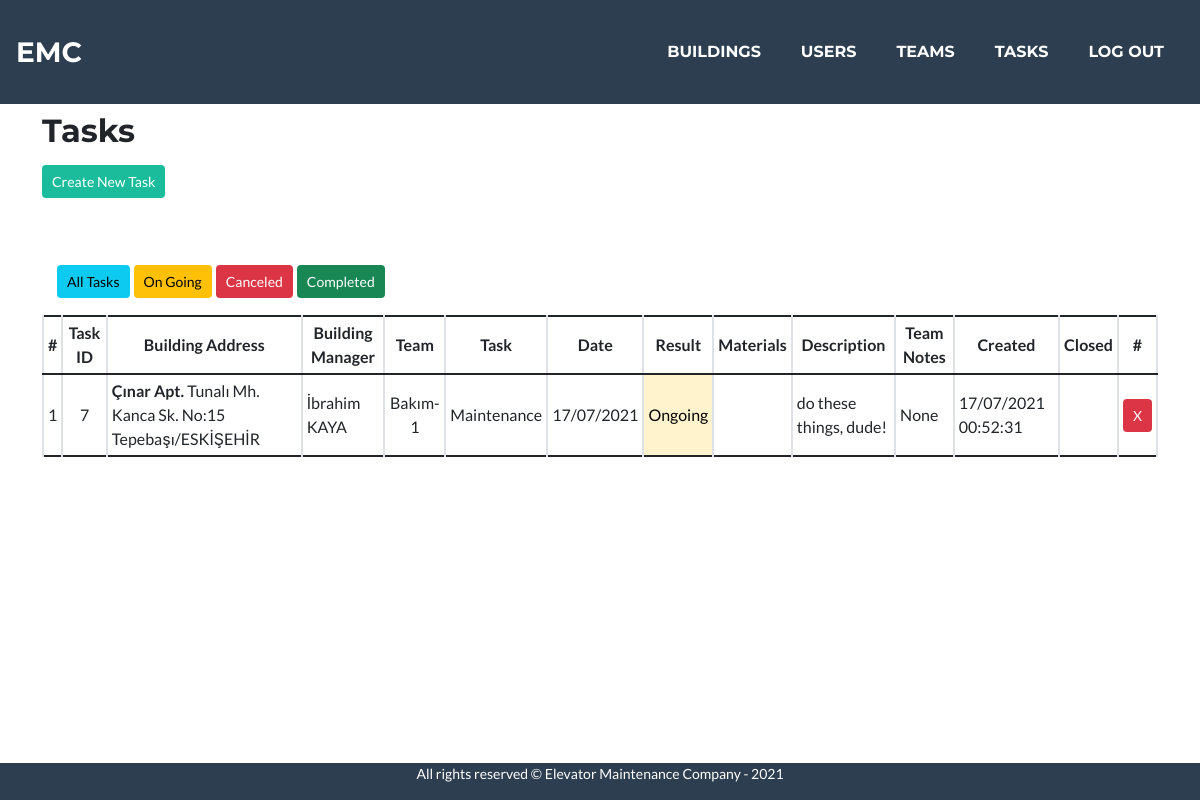
/tasks (signed in), run on an earlier commit of the app's database.
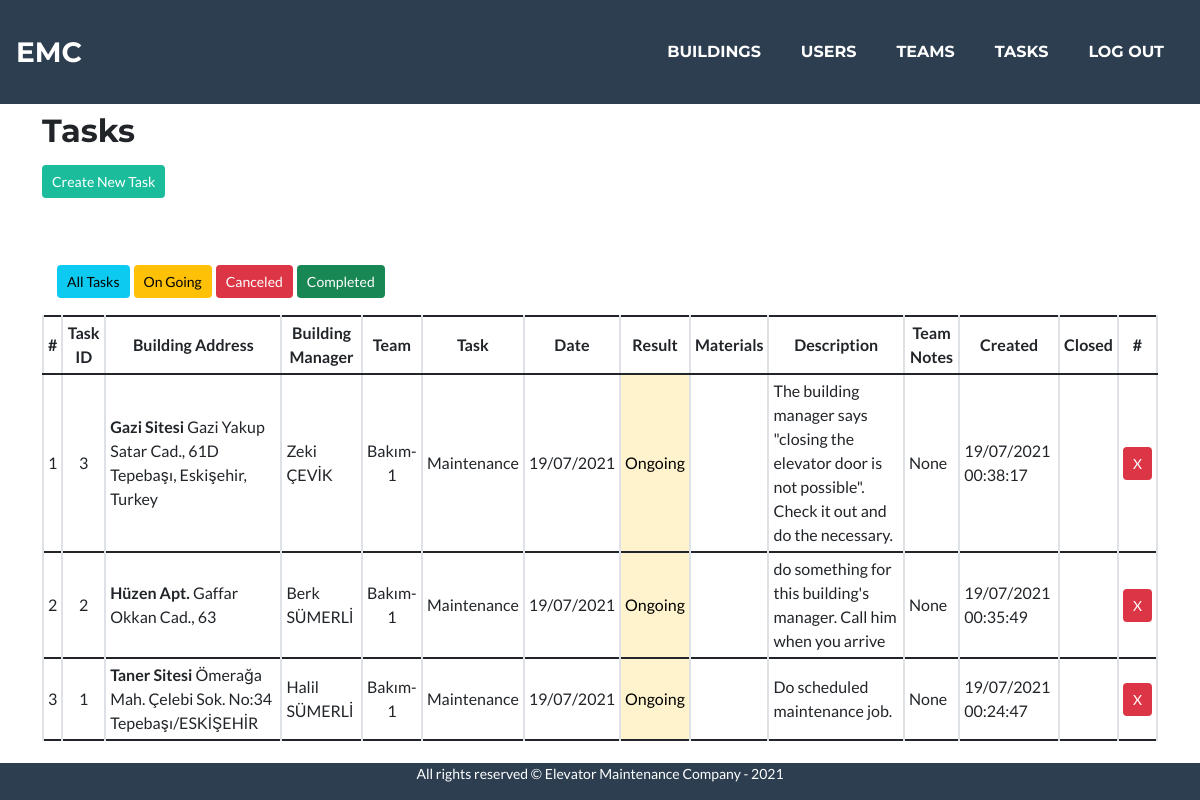
And on a later commit of the database.
### maintenance/models.py (models this page shows, shortened)
class Task(models.Model):
    building = models.ForeignKey(Building, on_delete=CASCADE)
    team = models.ForeignKey(Team, on_delete=CASCADE)
    materials = models.ManyToManyField(Material, null=True, blank=True, related_name="materials")
    description = models.CharField(max_length=200, null=True, blank=True)
    date = models.DateTimeField(default=datetime.now())
    created = models.DateTimeField(default=datetime.now())
    updated = models.DateTimeField(null=True, blank=True)
    result = models.BooleanField(null=True, blank=True)
    closed = models.DateTimeField(null=True, blank=True)
    notes = models.CharField(max_length=400, null=True, blank=True)
    type = models.ForeignKey(TaskTypes, on_delete=PROTECT)

class Building(models.Model):
    address = models.CharField(max_length=300)
    coordinates = models.CharField(null=True, max_length=32)
    name = models.CharField(max_length=50)
    manager = models.CharField(max_length=100)
    phone_message = 'Phone number must be entered in the format: 05xxxxxxxxx'
    phone_regex = RegexValidator(
        regex=r'^(05)\d{9}$',
        message=phone_message
    )
    phone = models.CharField(validators=[phone_regex], max_length=11,
                             null=True, blank=True)
    email = models.EmailField(null=True, blank=True, max_length=100)
    floors = models.PositiveSmallIntegerField(default=2, validators=[MinValueValidator(2), MaxValueValidator(25)])
    elevator_type = models.CharField(max_length=100)
    creator = models.ForeignKey(User, on_delete=PROTECT, related_name="BuildingCreator")
    status = models.BooleanField(default=True)

class Team(models.Model):
    leader = models.ForeignKey(User, on_delete=models.CASCADE, related_name="team_leader")
    name = models.CharField(max_length=50)
    description = models.CharField(max_length=200)

class TaskTypes(models.Model):
    type = models.CharField(max_length=32)

### maintenance/views.py (the view)
# urls.py: path('tasks', views.tasks, name="tasks"),
@login_required
def tasks(request, result=2):
    if result == 0: # Ongoing tasks
        tasks = Task.objects.filter(result=None).order_by("id").reverse()
    elif result == 1: # Completed tasks
        tasks = Task.objects.filter(result=True).order_by("id").reverse()
    elif result == 2: # Ongoing tasks
        tasks = Task.objects.filter(result=None).order_by("id").reverse()
    elif result == 3: # All tasks
        tasks = Task.objects.all()
    elif result == 4: # Cancelled tasks
        tasks = Task.objects.filter(result=False).order_by("id").reverse()
    else: # Ongoing tasks
        tasks = Task.objects.filter(result=None).order_by("id").reverse()
    return render(request, "maintenance/tasks.html", {
            "tasks": tasks,
        })

### maintenance/templates/maintenance/tasks.html (shortened to what the changed rows need)
{% extends "maintenance/layout.html" %}
{% load tz %}
{% load static %}
{% block main %}
    <h2>Tasks</h2>
    {% if tasks %}
        <div class="table-responsive" style="margin-top: 50px;">
            <table class="table table-sm table-hover table-bordered">
                <thead style="text-align: center;">
                    <th style="vertical-align: middle;">#</th>
                    <th style="vertical-align: middle;">Task ID</th>
                    <th style="vertical-align: middle;">Building Address</th>
                    <th style="vertical-align: middle;">Building Manager</th>
                    <th style="vertical-align: middle;">Team</th>
                    <th style="vertical-align: middle;">Task</th>
                    <th style="vertical-align: middle;">Date</th>
                    <th style="vertical-align: middle;">Result</th>
                    <th style="vertical-align: middle;">Materials</th>
                    <th style="vertical-align: middle;">Description</th>
                    <th style="vertical-align: middle;">Team Notes</th>
                    <th style="vertical-align: middle;">Created</th>
                    <th style="vertical-align: middle;">Closed</th>
                    <th style="vertical-align: middle;">#</th>
                </thead>
                <tbody>
                    {% for task in tasks %}
                        <tr>
                            <td style="text-align: center; vertical-align: middle;">{{ forloop.counter }}</td>
                            <td style="text-align: center; vertical-align: middle;">{{ task.id }}</td>
                            <td style="vertical-align: middle;"><strong>{{ task.building.name }}</strong> {{ task.building.address }}</td>
                            <td style="vertical-align: middle;">{{ task.building.manager }}</td>
                            <td style="text-align: center; vertical-align: middle;">{{ task.team.name }}</td>
                            <td style="text-align: center; vertical-align: middle;">{{ task.type.type }}</td>
                            <td style="vertical-align: middle;">{{ task.date|localtime|date:"d/m/Y" }}</td>
                            {% if task.result == True %}
                            <td style="text-align: center; vertical-align: middle;" class="table-success">Completed</td>
                            {% elif task.result == False %}
                            <td style="text-align: center; vertical-align: middle;" class="table-danger">Cancelled</td>
                            {% else %}
                            <td style="text-align: center; vertical-align: middle;" class="table-warning">Ongoing</td>
                            {% endif %}
                            <td style="vertical-align: middle;">
                            </td>
                            <td style="vertical-align: middle;">{{ task.description}}</td>
                            <td style="vertical-align: middle;">{{ task.notes}}</td>
                            <td style="vertical-align: middle;">{{ task.created|localtime|date:"d/m/Y H:i:s"}}</td>
                            <td style="vertical-align: middle;">{{ task.closed|localtime|date:"d/m/Y H:i:s"}}</td>
                            {% if task.result == None %}
                            <td style="vertical-align: middle; text-align: center;"><a class="btn btn-sm btn-danger taskCancelBtn" href="{% url 'cancelTask' task.id %}" data-taskid="{{ task.id }}">X</a></td>
                            {% else %}
                            <td></td>
                            {% endif %}
                        </tr>
                    {% endfor %}
                </tbody>
            </table>
        </div>
    {% endif %}
{% endblock %}

What changed in the data, as far as the page shows it:
removed Task: id "7", building.name "Çınar Apt.", building.address "Tunalı Mh. Kanca Sk. No:15 Tepebaşı/ESKİŞEHİR", building.manager "İbrahim KAYA", team.name "Bakım-1", type.type "Maintenance", date "17/07/2021", shows "Ongoing", description "do these things, dude!", notes "None", created "17/07/2021 00:52:31"
now on this page (row edited): Task: id "3", building.name "Gazi Sitesi", building.address "Gazi Yakup Satar Cad., 61D Tepebaşı, Eskişehir, Turkey", building.manager "Zeki ÇEVİK", team.name "Bakım-1", type.type "Maintenance", date "19/07/2021", shows "Ongoing", description "The building manager says \"closing the elevator door is not possible\". Check it out and do the necessary.", notes "None", created "19/07/2021 00:38:17"
now on this page (row edited): Task: id "2", building.name "Hüzen Apt.", building.address "Gaffar Okkan Cad., 63", building.manager "Berk SÜMERLİ", team.name "Bakım-1", type.type "Maintenance", date "19/07/2021", shows "Ongoing", description "do something for this building's manager. Call him when you arrive", notes "None", created "19/07/2021 00:35:49"
now on this page (row edited): Task: id "1", building.name "Taner Sitesi", building.address "Ömerağa Mah. Çelebi Sok. No:34 Tepebaşı/ESKİŞEHİR", building.manager "Halil SÜMERLİ", team.name "Bakım-1", type.type "Maintenance", date "19/07/2021", shows "Ongoing", description "Do scheduled maintenance job.", notes "None", created "19/07/2021 00:24:47"
